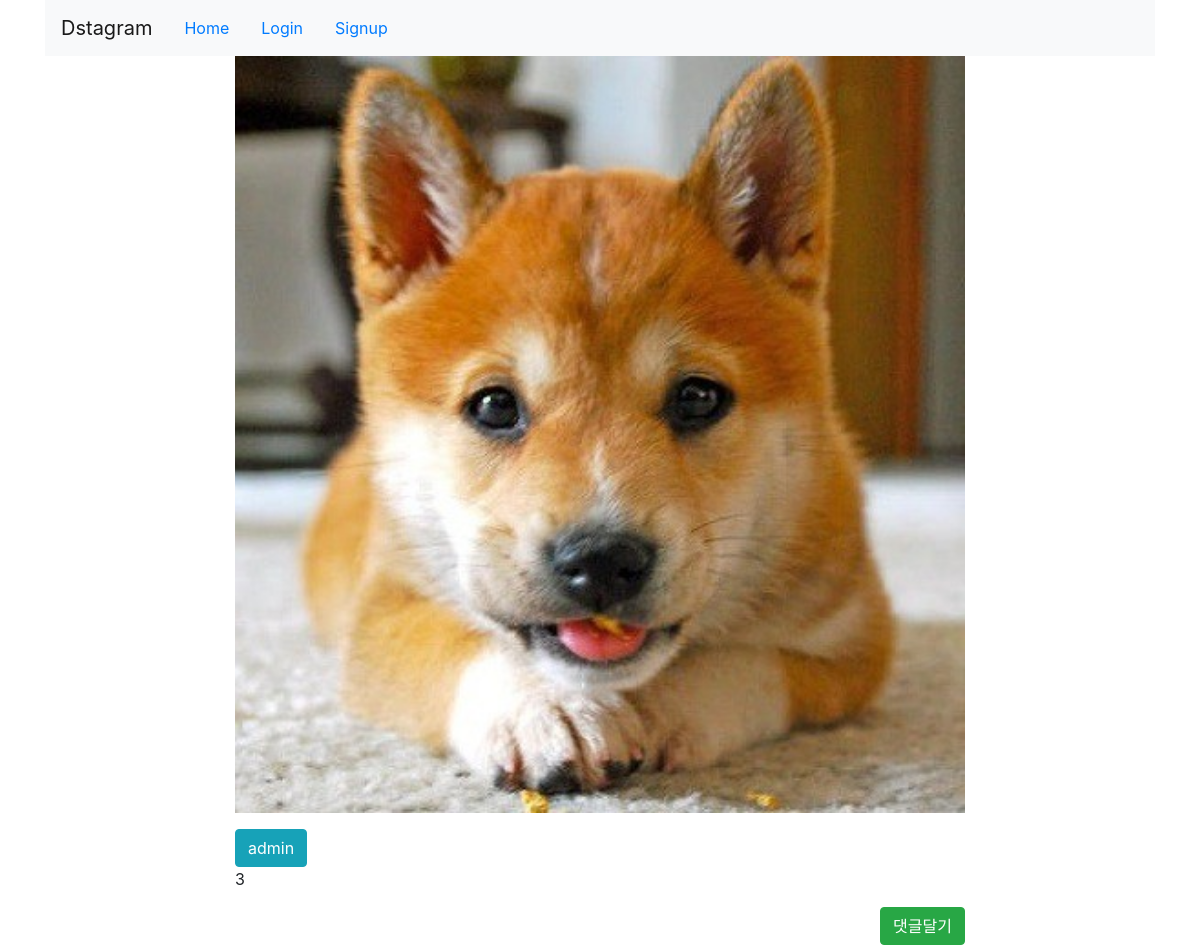
/ (upper part), run on an earlier commit of the app's database.
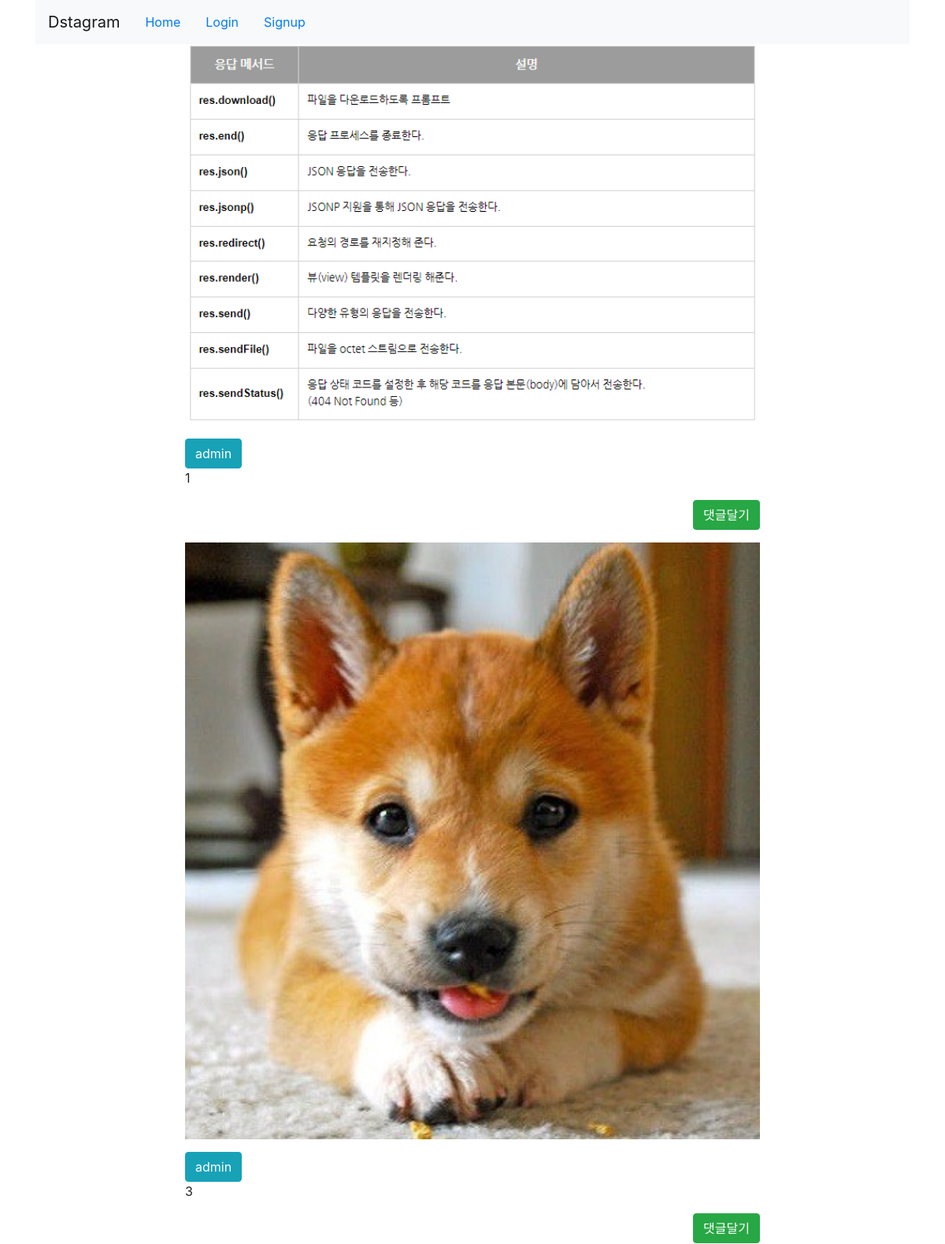
And on a later commit of the database.
### photo/models.py (models this page shows, shortened)
class Photo(models.Model):
    author = models.ForeignKey(User, on_delete=models.CASCADE, related_name='user_photos')
    photo = models.ImageField(upload_to='photos/%Y/%m/%d', default='photos/no_image.png')
    text = models.TextField()
    created = models.DateTimeField(auto_now_add=True)
    updated = models.DateTimeField(auto_now=True)
    class Meta:
        ordering = ['-updated']

### photo/views.py (the view)
# urls.py: path('', photo_list, name='photo_list'),
def photo_list(request):
    photos=Photo.objects.all()
    return render(request, 'photo/list.html', {'photos':photos})

### photo/templates/photo/list.html (shortened to what this page needs)
{% extends 'base.html' %}
{% block content %}
    {% for post in photos %}
        <div class="row">
            <div class="col-md-2"></div>
            <div class="col-md-8 panel panel-default">
                <p><img src="{{post.photo.url}}" style="width:100%;"></p>
                <button type="button" class="btn btn-xs btn-info">
                    {{post.author.username}}
                </button>
                <p>{{post.text|linebreaksbr}}</p>
                <p class="text-right">
                    <a href="{ % url 'photo:photo_detail' pk=post.id %}" class="btn btn-xs btn-success">댓글달기</a>
                </p>
            </div>
            <div class="col-md-2"></div>
        </div>
    {% endfor %}
{% endblock %}

### templates/base.html (shortened to what this page needs)
<!DOCTYPE html>
<html lang="en">
<head>
    <link rel="stylesheet" href="https://stackpath.bootstrapcdn.com/bootstrap/4.1.3/css/bootstrap.min.css">
</head>
<body>
<div class="container">
    <header class="header clearfix">
        <nav class="navbar navbar-expand-lg navbar-light bg-light">
            <a class="navbar-brand" href="/">Dstagram</a>
            <ul class="nav">
                <li class="nav-item"><a href="/" class="active nav-link ">Home</a></li>
                {% if user.is_authenticated %}
                <li class="nav-item"><a href="#" class="nav-link">Welcome, {{user.get_username}}</a></li>
                <li class="nav-item"><a href="{% url 'photo:photo_upload' %}" class="nav-link">Upload</a></li>
                <li class="nav-item"><a href="{% url 'logout' %}" class="nav-link">Logout</a></li>
                {% else %}
                <li class="nav-item"><a href="{% url 'login' %}" class="nav-link">Login</a></li>
                <li class="nav-item"><a href="{% url 'register' %}" class="nav-link">Signup</a></li>
                {% endif %}
            </ul>
        </nav>
    </header>
    {% block content %}
    {% endblock %}
</div>
</body>
</html>

What changed in the data, as far as the page shows it:
added Photo: shows a picture, author.username "admin", text "1"
